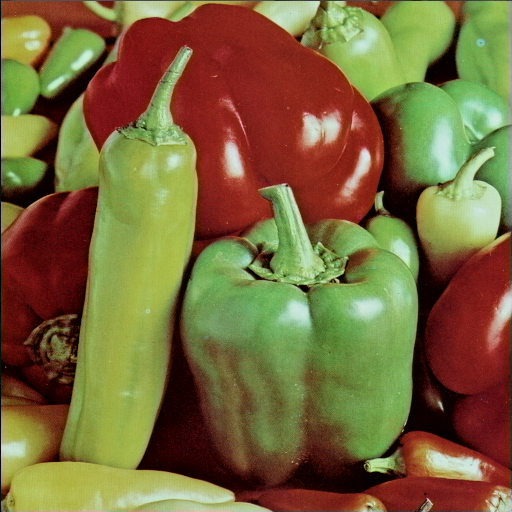
#> input picture dataset/peppers.png, 512 x 512 px
$ python demo.py
#> lines starting #> are read from the running program, lines starting #| are printed output that depends on the picture
import numpy as np
import skimage.io
import matplotlib.pyplot as plt
import bmcnn
import time


def gray2rgb(im_rgb,img_gray):
    ycbcr = skimage.color.rgb2ycbcr(im_rgb)
    ycbcr[:,:, 0] = img_gray
    rgb = skimage.color.ycbcr2rgb(ycbcr)
    rgb[rgb<0]=0
    rgb[rgb>1]=1
    return np.uint8(rgb*255)

# std of noise
sigma = 15

# read RGB image
image =  skimage.io.imread('../dataset/peppers.png')
#> image is the input picture: shape (512, 512, 3); mean R, G, B 121.3, 104.2, 59.4
# convert to grayscale
im_gray = skimage.color.rgb2ycbcr(image)
#> im_gray: shape (512, 512, 3) float64; mean of channels 0, 1, 2 105.5, 105.8, 138.7
im_gray = np.float32(im_gray[:,:,0])
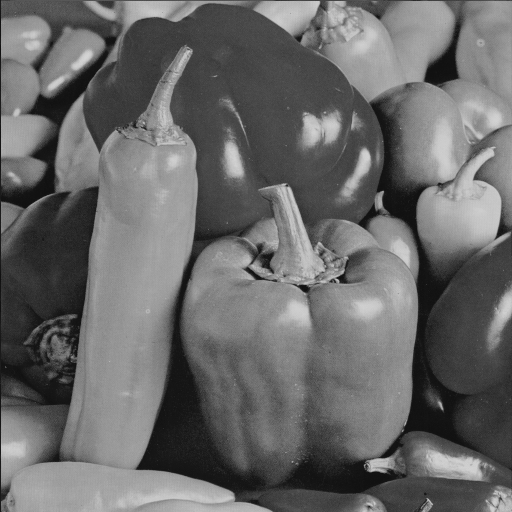
#> im_gray: shape (512, 512) float32; min 16, max 212.9, mean 105.5
# add noise
noise = np.random.normal(0,sigma,(im_gray.shape[0],im_gray.shape[1]))
y0 = np.float32(im_gray) + np.float32(noise)
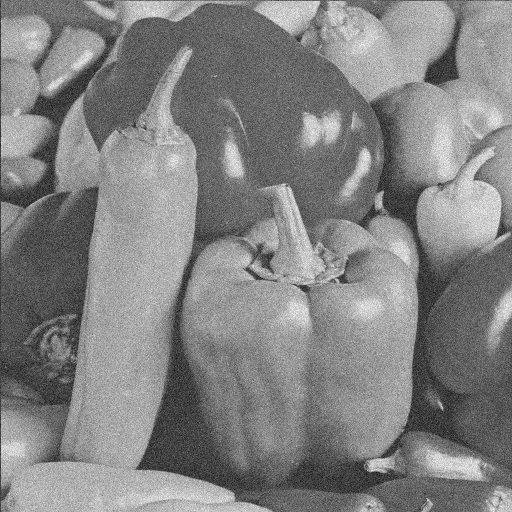
#> y0: shape (512, 512) float32; min -54.21, max 256, mean 105.5; drawn with min black and max white
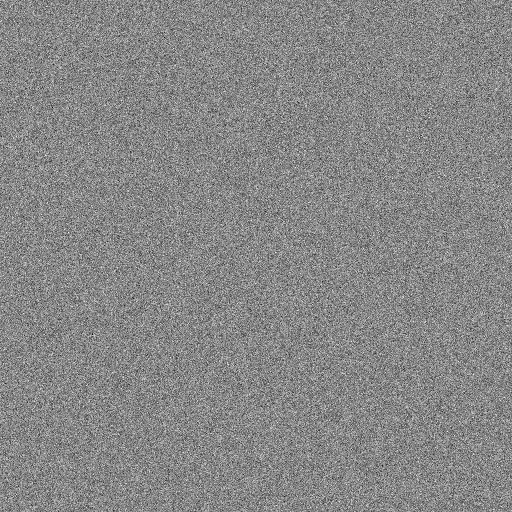
#> noise: shape (512, 512) float64; min -72.78, max 64.29, mean 0; drawn with min black and max white

#> (the run stopped early here; a loop or call above may not have finished)
